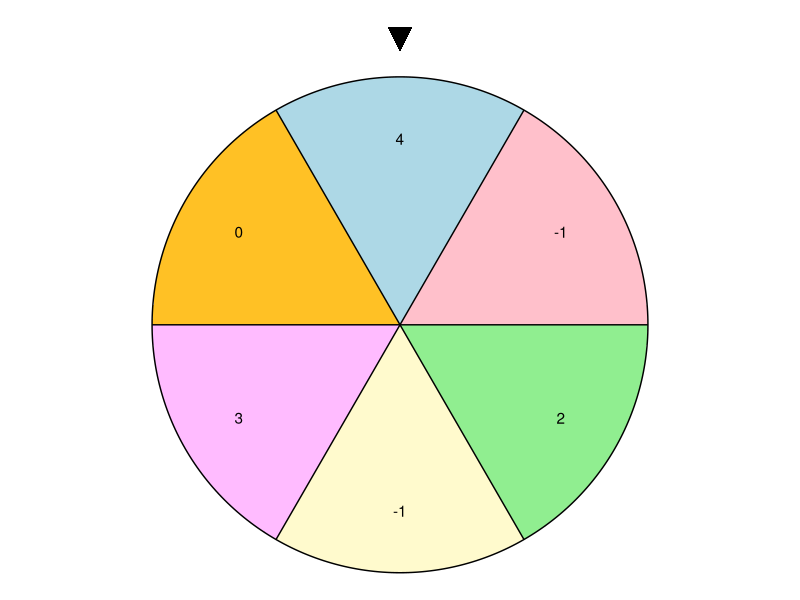
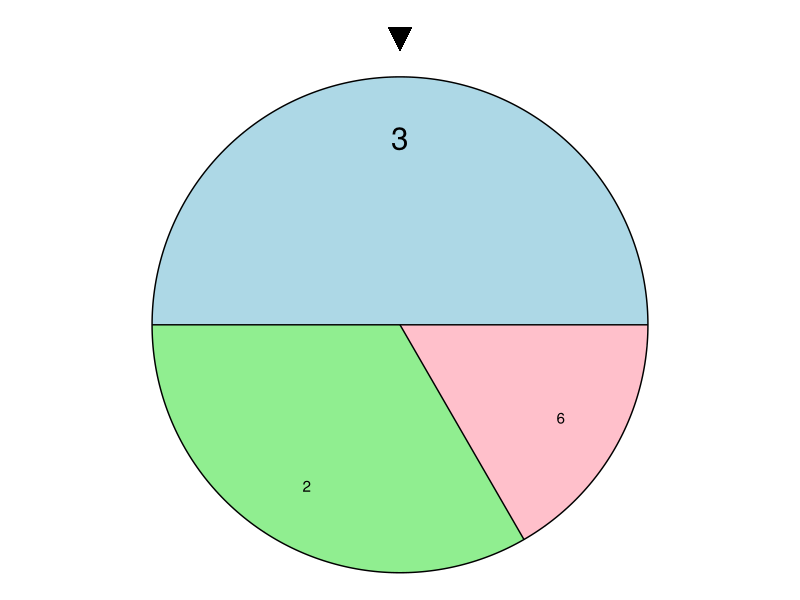

The R script that drew these images, in order:
library(ggplot2)
library(ggforce)

x1<-seq(-.5, .5, 1/100)
polygon1<-data.frame(x=c(0, x1, 0), 
                     y=c(0, sqrt(1-x1^2), 0))

x2<-seq(.5, 1, 1/100)
polygon2<-data.frame(x=c(0, x2, 0), 
                     y=c(0, sqrt(1-x2^2), 0))

x3<-seq(1, .5, -1/100)
polygon3<-data.frame(x=c(0, x3, 0), 
                     y=c(0, -sqrt(1-x3^2), 0))

x4<-seq(.5, -.5, -1/100)
polygon4<-data.frame(x=c(0, x4, 0), 
                     y=c(0, -sqrt(1-x4^2), 0))


x5<-seq(-.5, -1, -1/100)
polygon5<-data.frame(x=c(0, x5, 0), 
                     y=c(0, -sqrt(1-x5^2), 0))

x6<-seq(-1, -.5, 1/100)
polygon6<-data.frame(x=c(0, x6, 0), 
                     y=c(0, sqrt(1-x6^2), 0))


ggplot()+ theme_void() + 
  geom_polygon(data = polygon1, aes(x = x, y = y), fill = "light blue") +
  geom_polygon(data = polygon2, aes(x = x, y = y), fill = "pink") +
  geom_polygon(data = polygon3, aes(x = x, y = y), fill = "light green") +
  geom_polygon(data = polygon4, aes(x = x, y = y), fill = "lemonchiffon") +
  geom_polygon(data = polygon5, aes(x = x, y = y), fill = "plum1") +
  geom_polygon(data = polygon6, aes(x = x, y = y), fill = "goldenrod1") +
  geom_polygon(aes(x = c(0,-.1/2,.1/2,0), y = c(1.1, 1.2, 1.2, 1.1)), fill = "black") +
  geom_circle(aes(x0 = 0, y0 = 0, r = 1)) +
  geom_line(aes(c(-1,1), c(0,0))) +
  geom_line(aes(c(-.5,.5), c(-sqrt(3)/2,sqrt(3)/2))) +
  geom_line(aes(c(-.5,.5), c(sqrt(3)/2,-sqrt(3)/2))) +
  annotate("text", x = 0, y = .75, label="4") +
  annotate("text", x = cos(pi/6)*.75, y = sin(pi/6)*.75, label="-1") +
  annotate("text", x = cos(pi/6)*.75, y = sin(-pi/6)*.75, label="2") +
  annotate("text", x = 0, y = sin(-pi/2)*.75, label="-1") +
  annotate("text", x = -cos(pi/6)*.75, y = sin(-pi/6)*.75, label="3") +
  annotate("text", x = -cos(pi/6)*.75, y = sin(pi/6)*.75, label="0") +
  coord_fixed()

x1<-seq(-1, 1, 1/200)
polygon1<-data.frame(x=c(0, x1, 0), 
                     y=c(0, sqrt(1-x1^2), 0))

x2<-seq(1, .5, -1/100)
polygon2<-data.frame(x=c(0, x2, 0), 
                     y=c(0, -sqrt(1-x2^2), 0))

x3<-seq(.5, -1, -1/200)
polygon3<-data.frame(x=c(0, x3, 0), 
                     y=c(0, -sqrt(1-x3^2), 0))



ggplot()+ theme_void() + 
  geom_polygon(data = polygon1, aes(x = x, y = y), fill = "light blue") +
  geom_polygon(data = polygon2, aes(x = x, y = y), fill = "pink") +
  geom_polygon(data = polygon3, aes(x = x, y = y), fill = "light green") +
  geom_polygon(aes(x = c(0,-.1/2,.1/2,0), y = c(1.1, 1.2, 1.2, 1.1)), fill = "black") +
  geom_circle(aes(x0 = 0, y0 = 0, r = 1)) +
  geom_line(aes(c(-1,1), c(0,0))) +
  geom_line(aes(c(0,.5), c(0,-sqrt(3)/2))) +
  annotate("text", x = 0, y = .75, label="3", size=8) +
  annotate("text", x = cos(pi/6)*.75, y = sin(-pi/6)*.75, label="6") +
  annotate("text", x = -cos(pi/3)*.75, y = sin(-pi/3)*.75, label="2") +
  coord_fixed()


  
              
              